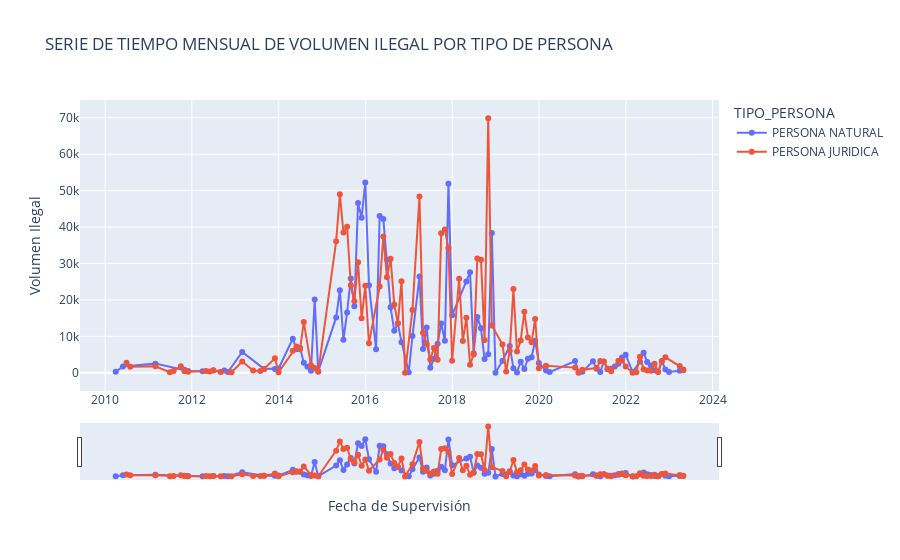

The notebook cell saved with this chart:
### Code cell
data_fecha_ilegal=data.groupby(["FECHA_SUPERVISION","TIPO_PERSONA"])[["VOLUMEN_ILEGAL"]].sum().sort_values(by="VOLUMEN_ILEGAL", ascending=False)
data_fecha_ilegal["PORCENTAJE"] = data_fecha_ilegal["VOLUMEN_ILEGAL"]/data_fecha_ilegal["VOLUMEN_ILEGAL"].sum()
data_fecha_ilegal["PORCENTAJE_ACUMULADO"] = data_fecha_ilegal["PORCENTAJE"].cumsum()
data_fecha_ilegal = data_fecha_ilegal[data_fecha_ilegal["VOLUMEN_ILEGAL"]>0]
data_fecha_ilegal_sorted = data_fecha_ilegal.sort_values(by="FECHA_SUPERVISION")
data_fecha_ilegal_sorted=data_fecha_ilegal_sorted[data_fecha_ilegal_sorted.index.get_level_values("FECHA_SUPERVISION") > "2010-01-01"]
data_fecha_ilegal_sorted = data_fecha_ilegal_sorted.reset_index()
data_fecha_ilegal_sorted['FECHA_SUPERVISION'] = pd.to_datetime(data_fecha_ilegal_sorted['FECHA_SUPERVISION'])

monthly_data = data_fecha_ilegal_sorted.groupby([pd.Grouper(key='FECHA_SUPERVISION', freq='M'), 'TIPO_PERSONA'])[['VOLUMEN_ILEGAL']].sum().reset_index()

fig = px.line(
    monthly_data,
    x="FECHA_SUPERVISION",
    y="VOLUMEN_ILEGAL",
    color="TIPO_PERSONA",
    markers=True,
    labels={"FECHA_SUPERVISION": "Fecha de Supervisión", "VOLUMEN_ILEGAL": "Volumen Ilegal"},
    title="SERIE DE TIEMPO MENSUAL DE VOLUMEN ILEGAL POR TIPO DE PERSONA",
)
fig.update_xaxes(rangeslider_visible=True)
fig.show()
